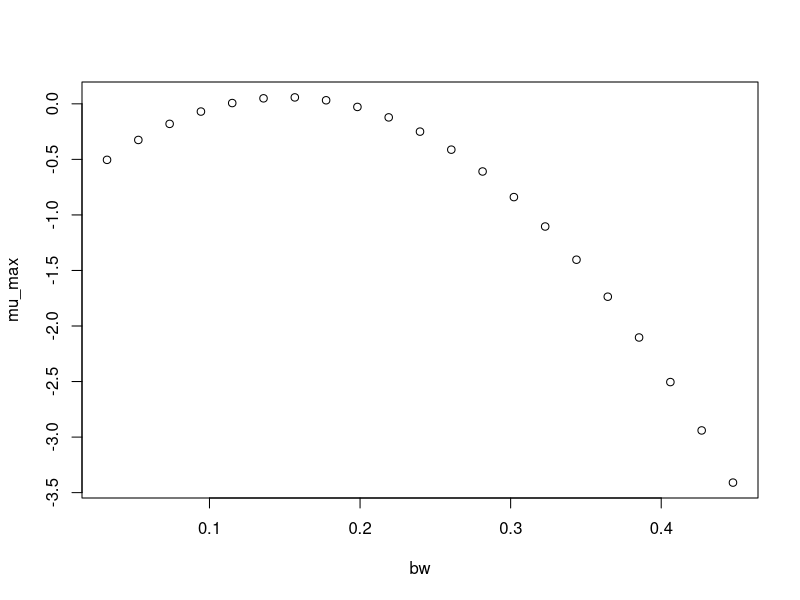

This chart was generated by the following R code:
#############################
# start of Parameter script
#############################
bw <- seq(0.031968031968032,0.4476472,length.out=21)
#############################
# end of Parameter script
#############################
############################# 
# start of Model script Gropin ID 1358 
#############################
 
# constant coefficients for this model
 
variables <- data.frame(bw)
argumentsPar <- expand.grid(variables)
 
# heart of the model
response_surface <- function(bw) {
   mumax <-(-0.8461+11.960*bw-39.51*bw^2)

return(mumax=mumax)
} 

# output parameters
mumax <- cbind(argumentsPar,response_surface(argumentsPar['bw']))
colnames(mumax) <- c(colnames(argumentsPar),'mumax')
#############################
# End of Model script
#############################
############################# 
# start of Visualisation script Gropin ID 1358 
#############################
plot(bw,mumax$mumax,
                          xlab='bw',
                          ylab='mu_max')
#############################
# End of Visualisation script
#############################
